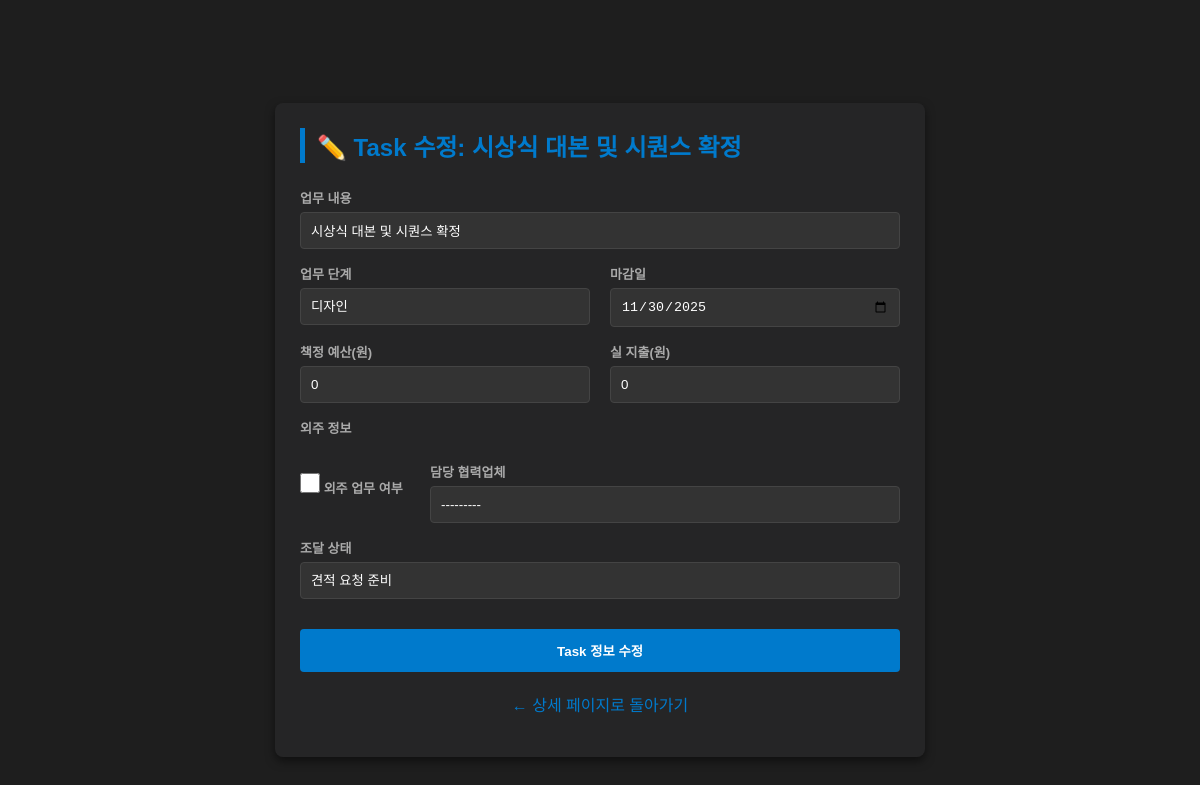
The page /task/64/update/ (signed in) on the database its author committed.
### main/models.py (models this page shows, shortened)
class Task(models.Model):
    event = models.ForeignKey(Event, on_delete=models.CASCADE, related_name='tasks')
    content = models.CharField(max_length=200, verbose_name="할 일 내용")
    deadline = models.DateField(verbose_name="마감일")
    is_done = models.BooleanField(default=False, verbose_name="완료 여부")
    parent = models.ForeignKey(
        'self', # 자기 자신(Task)을 참조
        on_delete=models.SET_NULL, # 부모 Task가 삭제되어도 하위 Task는 남김
        null=True,
        blank=True,
        related_name='subtasks', # 하위 Task를 가져올 때 사용되는 이름 (task.subtasks.all())
        verbose_name='상위 Task'
    )
    task_category = models.CharField(
        max_length=20,
        choices=PHASE_CHOICES,
        default='PLANNING',
        verbose_name="Task 단계"
    )
    task_type = models.CharField(
        max_length=20,
        choices=TYPE_CHOICES_TASK,
        default='GENERAL',
        verbose_name="Task 유형"
    )
    priority = models.CharField(
        max_length=10,
        choices=PRIORITY_CHOICES,
        default='MEDIUM',
        verbose_name="우선순위"
    )
    planned_budget = models.IntegerField(default=0, verbose_name="책정 예산(원)")
    actual_cost = models.IntegerField(default=0, verbose_name="실 지출(원)")
    is_external = models.BooleanField(default=False, verbose_name="외주 업무 여부")
    vendor = models.ForeignKey(Vendor, on_delete=models.SET_NULL, null=True, blank=True, verbose_name="담당 협력업체")
    po_status = models.CharField(max_length=20, choices=PO_CHOICES, default='ready', verbose_name="조달 상태")

### main/views.py (the view)
# urls.py: path('task/<int:task_id>/update/', views.task_update, name='task_update'),
@login_required
def task_update(request, task_id):
    task = get_object_or_404(Task, pk=task_id)
    if task.event.author != request.user:
        return HttpResponse("권한이 없습니다.", status=403)
    if request.method == 'POST':
        form = TaskForm(request.POST, instance=task)
        if form.is_valid():
            task = form.save()
            event = task.event
            total_task_budget = event.tasks.aggregate(total=Sum('planned_budget'))['total'] or 0
            event.expected_cost = total_task_budget
            event.save(update_fields=['expected_cost'])
            return redirect(resolve_url('detail', event_id=event.id) + '#tab4')
    else:
        form = TaskForm(instance=task)
    return render(request, 'main/task_update_form.html', {
        'form': form,
        'task': task,
        'event_id': task.event.id
    })

### main/models.py (called while the page is built)
    def __str__(self):
        return self.name

### main/templates/main/task_update_form.html (shortened to what this page needs)
<!DOCTYPE html>
<html lang="ko">
<head>
</head>
<body>
    <div class="box">
        <div class="section-title">✏️ Task 수정: {{ task.content }}</div>
        <form method="post" action="{% url 'task_update' task.id %}">
            <label>업무 내용</label>{{ form.content }}
            <div class="grid-2">
                <div><label>업무 단계</label>{{ form.task_category }}</div>
                <div><label>마감일</label>{{ form.deadline }}</div>
            </div>
            <div class="grid-2">
                <div><label>책정 예산(원)</label>{{ form.planned_budget }}</div>
                <div><label>실 지출(원)</label>{{ form.actual_cost }}</div>
            </div>
            <div style="margin-top:15px;">
                <label>외주 정보</label>
                <div class="checkbox-group">
                    <div style="width:120px;">
                        <label for="{{ form.is_external.id_for_label }}" style="display:inline-block; margin: 0;">{{ form.is_external }} 외주 업무 여부</label>
                    </div>
                    <div style="flex-grow:1;">
                        <label>담당 협력업체</label>{{ form.vendor }}
                    </div>
                </div>
                <div style="margin-top:10px;">
                    <label>조달 상태</label>{{ form.po_status }}
                </div>
            </div>
            <button type="submit" class="btn-save">Task 정보 수정</button>
        </form>
        <p style="margin-top:20px; text-align:center;">
            <a href="{% url 'detail' task.event.id %}" style="color: #007acc; text-decoration: none;">← 상세 페이지로 돌아가기</a>
        </p>
    </div>
</body>
</html>

### main/templates/main/task_update_form.html (style rules this page uses)
body { background-color: #1e1e1e; color: #e0e0e0; font-family: 'Suit', sans-serif; margin: 0; padding: 30px; display: flex; justify-content: center; align-items: center; min-height: 100vh; }
.box { background-color: #252526; padding: 25px; border-radius: 8px; box-shadow: 0 4px 10px rgba(0,0,0,0.5); max-width: 600px; width: 100%; }
.section-title { color: #007acc; font-size: 24px; font-weight: bold; margin-bottom: 25px; border-left: 5px solid #007acc; padding-left: 12px; }
label { display: block; color: #aaa; font-size: 13px; margin-bottom: 5px; margin-top: 15px; font-weight: bold; }
.form-input, select, input[type="text"], input[type="number"], input[type="date"] { background: #333; border: 1px solid #444; color: white; padding: 10px; border-radius: 4px; width: 100%; box-sizing: border-box; transition: border-color 0.3s; }
select { appearance: none; }
.btn-save { background: #007acc; color: white; border: none; padding: 12px; border-radius: 4px; cursor: pointer; font-weight: bold; width: 100%; margin-top: 30px; transition: background 0.3s; }
.grid-2 { display: grid; grid-template-columns: 1fr 1fr; gap: 20px; }
.checkbox-group { display: flex; align-items: center; gap: 10px; margin-top: 10px; }
input[type="checkbox"] { width: 20px; height: 20px; margin: 0; }

### rows shown on the page
Task: content "시상식 대본 및 시퀀스 확정", task_category "디자인", deadline "11/30/2025", planned_budget "0", actual_cost "0", vendor "---------", po_status "견적 요청 준비"
